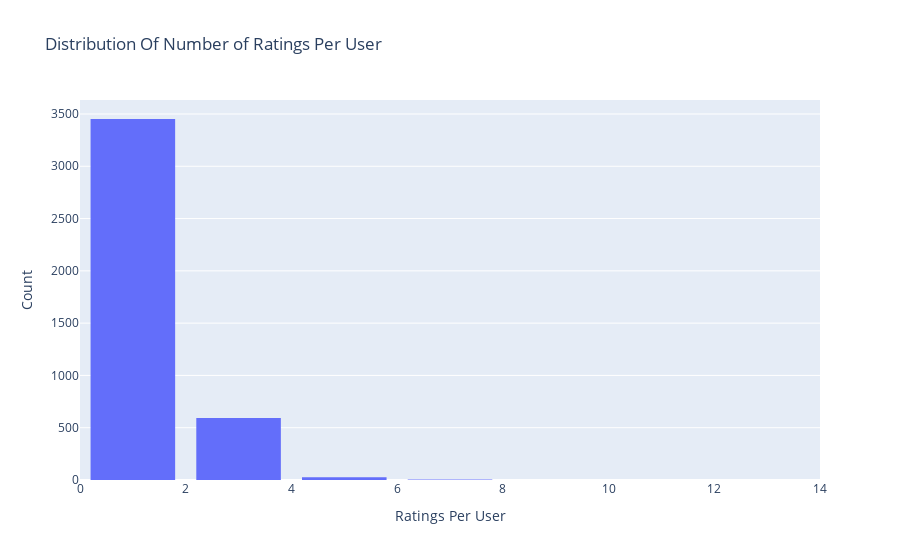

The code cell stored with this chart in its notebook:
### Markdown cell above
### See the number of ratings per users

### Code cell
# Number of ratings per user
data = df.groupby('reviewerID')['overall'].count()
# Create trace
trace = go.Histogram(x = data.values,
                     name = 'Ratings',
                     xbins = dict(start = 0, size = 2))
# Create layout
layout = go.Layout(title = 'Distribution Of Number of Ratings Per User',
                   xaxis = dict(title = 'Ratings Per User'),
                   yaxis = dict(title = 'Count'),
                   bargap = 0.2)

# Create plot
fig = go.Figure(data=[trace], layout=layout)
iplot(fig)

### Figure 1 — Plotly figure (JSON) as saved in the notebook; plotly's stock layout.template omitted (floating-point values rounded to 4 significant figures; data arrays with more than 128 entries replaced by an {"elided": "..."} marker saying what was removed)
{"data": [{"name": "Ratings", "type": "histogram", "x": {"elided": "4078 int values"}, "xbins": {"size": 2, "start": 0}}], "layout": {"bargap": 0.2, "title": {"text": "Distribution Of Number of Ratings Per User"}, "xaxis": {"title": {"text": "Ratings Per User"}}, "yaxis": {"title": {"text": "Count"}}}}
